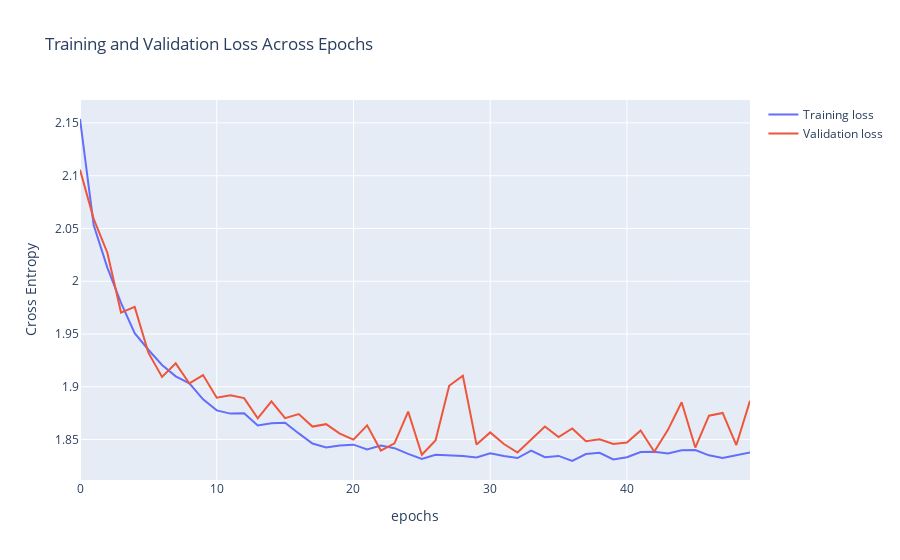

The notebook cell this image was saved under:
### Code cell
# Plot training and validation loss
fig = go.Figure(data=[
    go.Scatter(
        y=history["loss"],
        name="Training loss",
        mode="lines"
    ),
    go.Scatter(
        y=history["val_loss"],
        name="Validation loss",
        mode="lines"
    )
])
fig.update_layout(
    title='Training and Validation Loss Across Epochs',
    xaxis_title='epochs',
    yaxis_title='Cross Entropy'
)
fig.show()

### Figure 1 — Plotly figure (JSON) as saved in the notebook; plotly's stock layout.template omitted (floating-point values rounded to 4 significant figures)
{"data": [{"mode": "lines", "name": "Training loss", "type": "scatter", "y": [2.154, 2.053, 2.013, 1.979, 1.951, 1.935, 1.921, 1.91, 1.903, 1.888, 1.878, 1.875, 1.875, 1.863, 1.865, 1.866, 1.856, 1.846, 1.842, 1.844, 1.845, 1.841, 1.844, 1.842, 1.836, 1.832, 1.835, 1.835, 1.834, 1.833, 1.837, 1.834, 1.832, 1.839, 1.833, 1.834, 1.83, 1.836, 1.837, 1.831, 1.833, 1.838, 1.839, 1.837, 1.84, 1.84, 1.835, 1.833, 1.835, 1.838]}, {"mode": "lines", "name": "Validation loss", "type": "scatter", "y": [2.106, 2.059, 2.027, 1.97, 1.976, 1.932, 1.909, 1.922, 1.903, 1.911, 1.89, 1.892, 1.889, 1.87, 1.886, 1.87, 1.874, 1.862, 1.865, 1.856, 1.85, 1.863, 1.84, 1.846, 1.877, 1.836, 1.849, 1.901, 1.911, 1.845, 1.857, 1.846, 1.838, 1.851, 1.862, 1.852, 1.861, 1.848, 1.85, 1.846, 1.847, 1.859, 1.838, 1.859, 1.885, 1.842, 1.873, 1.875, 1.845, 1.887]}], "layout": {"title": {"text": "Training and Validation Loss Across Epochs"}, "xaxis": {"title": {"text": "epochs"}}, "yaxis": {"title": {"text": "Cross Entropy"}}}}
